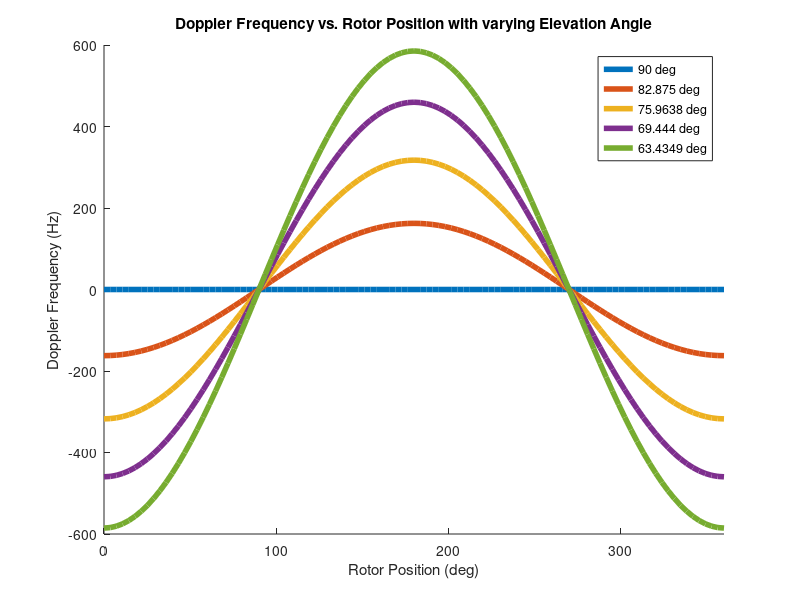

This chart was generated by the following MATLAB code:
clear;
RPM = 250;%changed
Altitude = 200;
fc = 1e9;
c = 3e8;

%max doppler for reflection radius
Reflection_radius = 7.5;
v = ((2*pi)/60)*RPM*Reflection_radius;
max_fd = 2*(v*fc)/c; % re-radiated frequency......

%Rx position (might not be needed)
Rx_z = 2;
Rx_y = 7;
Rx_x = 0;

%Tx position in radius and angle
Rotor_angle = 0:(2*pi)/100:2*pi;
Tx_radius = 0:100/4:100;


data = zeros(5,101);

for r = Tx_radius
    i = 1;
    for theta = Rotor_angle
        rotor_x = Reflection_radius * cos(theta);
        rotor_y = Reflection_radius * sin(theta);
        distance_rx = sqrt((Rx_x - rotor_x)^2+(Rx_y - rotor_y)^2);
        Rx_angle = atan(Rx_z/distance_rx);
        Tx_elevation_angle = atan(Altitude/r);
        
        data(r/25 + 1, i) = -max_fd*cos(Tx_elevation_angle)*cos(theta);
        i = i + 1;
    end
end
hold on
for j = 1:5
    plot(360*Rotor_angle/(2*pi),data(j,:),'linewidth',4)
end
hold off
axis([0 360 -600 600]);
title('Doppler Frequency vs. Rotor Position with varying Elevation Angle');
xlabel('Rotor Position (deg)');
ylabel('Doppler Frequency (Hz)');
legend(strcat(num2str(360*atan(Altitude/Tx_radius(1))/(2*pi)),' deg'), strcat(num2str(360*atan(Altitude/Tx_radius(2))/(2*pi)),' deg'),strcat(num2str(360*atan(Altitude/Tx_radius(3))/(2*pi)),' deg'),strcat(num2str(360*atan(Altitude/Tx_radius(4))/(2*pi)),' deg'), strcat(num2str(360*atan(Altitude/Tx_radius(5))/(2*pi)),' deg'));
